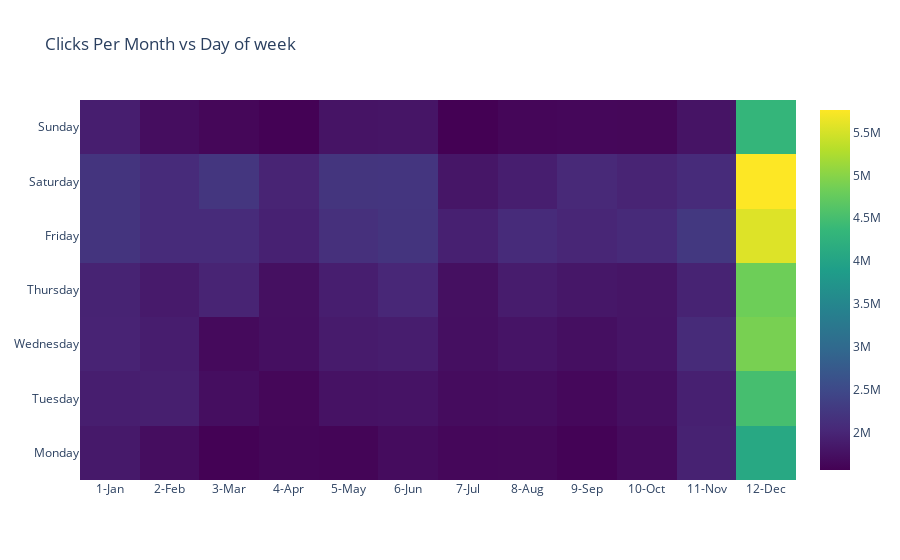

The notebook cell saved with this chart:
### Markdown cell above
## EDA on Train Data

### Code cell
# EDA
train_group = train.groupby(["Month_Desc", "Day"])['Click_Count'].mean().reset_index()
xorder=['1-Jan','2-Feb','3-Mar','4-Apr','5-May','6-Jun','7-Jul','8-Aug','9-Sep','10-Oct','11-Nov','12-Dec']
yorder=['Monday','Tuesday', 'Wednesday','Thursday', 'Friday', 'Saturday', 'Sunday']

import plotly.graph_objects as go
fig = go.Figure(data=go.Heatmap(
        z=train_group.Click_Count,
        x=train_group.Month_Desc,
        y=train_group.Day,
        colorscale='Viridis'))

fig.update_layout(
    title='Clicks Per Month vs Day of week',
    xaxis_nticks=36, 
    xaxis={'categoryarray': xorder},
    yaxis={'categoryarray': yorder}
    )

fig.show()

### Figure 1 — Plotly figure (JSON) as saved in the notebook; plotly's stock layout.template omitted (floating-point values rounded to 4 significant figures)
{"data": [{"colorscale": [[0, "#440154"], [0.1111, "#482878"], [0.2222, "#3e4989"], [0.3333, "#31688e"], [0.4444, "#26828e"], [0.5556, "#1f9e89"], [0.6667, "#35b779"], [0.7778, "#6ece58"], [0.8889, "#b5de2b"], [1, "#fde725"]], "type": "heatmap", "x": ["1-Jan", "1-Jan", "1-Jan", "1-Jan", "1-Jan", "1-Jan", "1-Jan", "10-Oct", "10-Oct", "10-Oct", "10-Oct", "10-Oct", "10-Oct", "10-Oct", "11-Nov", "11-Nov", "11-Nov", "11-Nov", "11-Nov", "11-Nov", "11-Nov", "12-Dec", "12-Dec", "12-Dec", "12-Dec", "12-Dec", "12-Dec", "12-Dec", "2-Feb", "2-Feb", "2-Feb", "2-Feb", "2-Feb", "2-Feb", "2-Feb", "3-Mar", "3-Mar", "3-Mar", "3-Mar", "3-Mar", "3-Mar", "3-Mar", "4-Apr", "4-Apr", "4-Apr", "4-Apr", "4-Apr", "4-Apr", "4-Apr", "5-May", "5-May", "5-May", "5-May", "5-May", "5-May", "5-May", "6-Jun", "6-Jun", "6-Jun", "6-Jun", "6-Jun", "6-Jun", "6-Jun", "7-Jul", "7-Jul", "7-Jul", "7-Jul", "7-Jul", "7-Jul", "7-Jul", "8-Aug", "8-Aug", "8-Aug", "8-Aug", "8-Aug", "8-Aug", "8-Aug", "9-Sep", "9-Sep", "9-Sep", "9-Sep", "9-Sep", "9-Sep", "9-Sep"], "y": ["Friday", "Monday", "Saturday", "Sunday", "Thursday", "Tuesday", "Wednesday", "Friday", "Monday", "Saturday", "Sunday", "Thursday", "Tuesday", "Wednesday", "Friday", "Monday", "Saturday", "Sunday", "Thursday", "Tuesday", "Wednesday", "Friday", "Monday", "Saturday", "Sunday", "Thursday", "Tuesday", "Wednesday", "Friday", "Monday", "Saturday", "Sunday", "Thursday", "Tuesday", "Wednesday", "Friday", "Monday", "Saturday", "Sunday", "Thursday", "Tuesday", "Wednesday", "Friday", "Monday", "Saturday", "Sunday", "Thursday", "Tuesday", "Wednesday", "Friday", "Monday", "Saturday", "Sunday", "Thursday", "Tuesday", "Wednesday", "Friday", "Monday", "Saturday", "Sunday", "Thursday", "Tuesday", "Wednesday", "Friday", "Monday", "Saturday", "Sunday", "Thursday", "Tuesday", "Wednesday", "Friday", "Monday", "Saturday", "Sunday", "Thursday", "Tuesday", "Wednesday", "Friday", "Monday", "Saturday", "Sunday", "Thursday", "Tuesday", "Wednesday"], "z": [2200000.0, 1852000.0, 2208000.0, 1918000.0, 1977000.0, 1916000.0, 1981000.0, 2070000.0, 1688000.0, 1989000.0, 1638000.0, 1809000.0, 1741000.0, 1797000.0, 2256000.0, 1960000.0, 2081000.0, 1791000.0, 1974190, 1939000.0, 2074000.0, 5551000.0, 4083000.0, 5761000.0, 4334000.0, 4823000.0, 4504000.0, 4897000.0, 2078000.0, 1711000.0, 2079000.0, 1712000.0, 1872000.0, 1923000.0, 1906000.0, 2079000.0, 1585000.0, 2231000.0, 1636000.0, 1984000.0, 1728000.0, 1673000.0, 1955000.0, 1626000.0, 1989000.0, 1586000.0, 1743000.0, 1641000.0, 1739000.0, 2145000.0, 1612000.0, 2212000.0, 1791000.0, 1916000.0, 1778000.0, 1880873, 2208000.0, 1697000.0, 2219000.0, 1803000.0, 2027825, 1787000.0, 1902000.0, 1943000.0, 1642000.0, 1817000.0, 1570000.0, 1743000.0, 1704000.0, 1742000.0, 2081000.0, 1649434, 1921000.0, 1634000.0, 1893000.0, 1717000.0, 1798000.0, 2012000.0, 1593000.0, 2048000.0, 1641000.0, 1832000.0, 1656000.0, 1741000.0]}], "layout": {"autosize": true, "title": {"text": "Clicks Per Month vs Day of week"}, "xaxis": {"autorange": true, "categoryarray": ["1-Jan", "2-Feb", "3-Mar", "4-Apr", "5-May", "6-Jun", "7-Jul", "8-Aug", "9-Sep", "10-Oct", "11-Nov", "12-Dec"], "nticks": 36, "range": [-0.5, 11.5], "type": "category"}, "yaxis": {"autorange": true, "categoryarray": ["Monday", "Tuesday", "Wednesday", "Thursday", "Friday", "Saturday", "Sunday"], "range": [-0.5, 6.5], "type": "category"}}}
